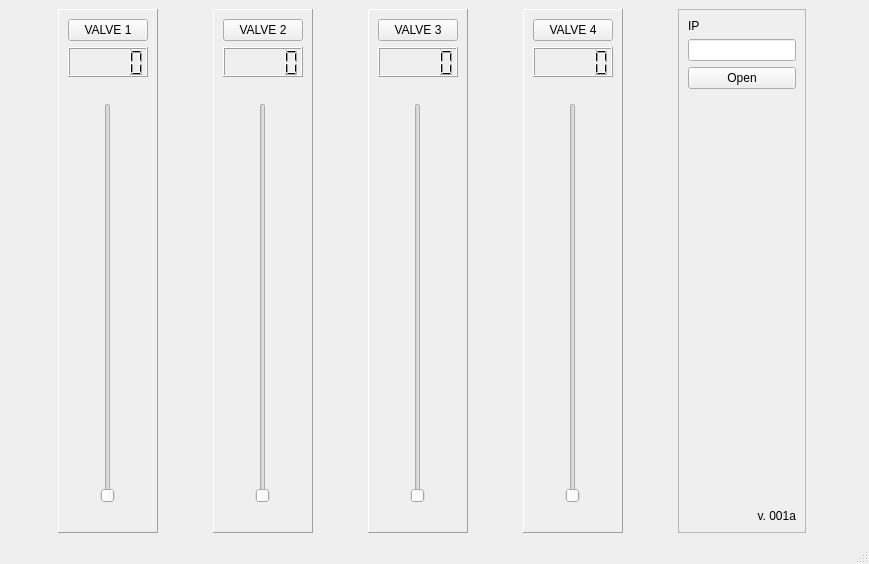
<?xml version="1.0" encoding="UTF-8"?>
<ui version="4.0">
 <class>MainWindow</class>
 <widget class="QMainWindow" name="MainWindow">
  <property name="enabled">
   <bool>true</bool>
  </property>
  <property name="geometry">
   <rect>
    <x>0</x>
    <y>0</y>
    <width>869</width>
    <height>564</height>
   </rect>
  </property>
  <property name="sizePolicy">
   <sizepolicy hsizetype="Fixed" vsizetype="Fixed">
    <horstretch>0</horstretch>
    <verstretch>0</verstretch>
   </sizepolicy>
  </property>
  <property name="windowTitle">
   <string>Valve monster comander</string>
  </property>
  <widget class="QWidget" name="centralwidget">
   <property name="sizePolicy">
    <sizepolicy hsizetype="Fixed" vsizetype="Fixed">
     <horstretch>0</horstretch>
     <verstretch>0</verstretch>
    </sizepolicy>
   </property>
   <layout class="QHBoxLayout" name="horizontalLayout_5">
    <item>
     <widget class="QFrame" name="vlv1_frame">
      <property name="enabled">
       <bool>true</bool>
      </property>
      <property name="sizePolicy">
       <sizepolicy hsizetype="Fixed" vsizetype="Preferred">
        <horstretch>0</horstretch>
        <verstretch>0</verstretch>
       </sizepolicy>
      </property>
      <property name="frameShape">
       <enum>QFrame::Panel</enum>
      </property>
      <property name="frameShadow">
       <enum>QFrame::Raised</enum>
      </property>
      <layout class="QVBoxLayout" name="verticalLayout">
       <item>
        <widget class="QPushButton" name="vlv1_button">
         <property name="text">
          <string>VALVE 1</string>
         </property>
        </widget>
       </item>
       <item>
        <widget class="QLCDNumber" name="vlv1_lcdNumber">
         <property name="sizePolicy">
          <sizepolicy hsizetype="Minimum" vsizetype="Fixed">
           <horstretch>0</horstretch>
           <verstretch>0</verstretch>
          </sizepolicy>
         </property>
         <property name="minimumSize">
          <size>
           <width>0</width>
           <height>30</height>
          </size>
         </property>
         <property name="font">
          <font>
           <pointsize>25</pointsize>
           <weight>50</weight>
           <bold>false</bold>
          </font>
         </property>
        </widget>
       </item>
       <item>
        <spacer name="horizontalSpacer_2">
         <property name="orientation">
          <enum>Qt::Horizontal</enum>
         </property>
         <property name="sizeHint" stdset="0">
          <size>
           <width>72</width>
           <height>20</height>
          </size>
         </property>
        </spacer>
       </item>
       <item>
        <layout class="QHBoxLayout" name="horizontalLayout">
         <item>
          <widget class="QSlider" name="vlv1_verticalSlider">
           <property name="enabled">
            <bool>true</bool>
           </property>
           <property name="orientation">
            <enum>Qt::Vertical</enum>
           </property>
          </widget>
         </item>
        </layout>
       </item>
       <item>
        <spacer name="horizontalSpacer">
         <property name="orientation">
          <enum>Qt::Horizontal</enum>
         </property>
         <property name="sizeHint" stdset="0">
          <size>
           <width>72</width>
           <height>20</height>
          </size>
         </property>
        </spacer>
       </item>
      </layout>
     </widget>
    </item>
    <item>
     <widget class="QFrame" name="vlv2_frame">
      <property name="sizePolicy">
       <sizepolicy hsizetype="Fixed" vsizetype="Preferred">
        <horstretch>0</horstretch>
        <verstretch>0</verstretch>
       </sizepolicy>
      </property>
      <property name="frameShape">
       <enum>QFrame::Panel</enum>
      </property>
      <property name="frameShadow">
       <enum>QFrame::Raised</enum>
      </property>
      <layout class="QVBoxLayout" name="verticalLayout_2">
       <item>
        <widget class="QPushButton" name="vlv2_button">
         <property name="text">
          <string>VALVE 2</string>
         </property>
        </widget>
       </item>
       <item>
        <widget class="QLCDNumber" name="vlv2_lcdNumber">
         <property name="minimumSize">
          <size>
           <width>0</width>
           <height>30</height>
          </size>
         </property>
        </widget>
       </item>
       <item>
        <spacer name="horizontalSpacer_3">
         <property name="orientation">
          <enum>Qt::Horizontal</enum>
         </property>
         <property name="sizeHint" stdset="0">
          <size>
           <width>72</width>
           <height>20</height>
          </size>
         </property>
        </spacer>
       </item>
       <item>
        <layout class="QHBoxLayout" name="horizontalLayout_2">
         <item>
          <widget class="QSlider" name="vlv2_verticalSlider">
           <property name="orientation">
            <enum>Qt::Vertical</enum>
           </property>
          </widget>
         </item>
        </layout>
       </item>
       <item>
        <spacer name="horizontalSpacer_4">
         <property name="orientation">
          <enum>Qt::Horizontal</enum>
         </property>
         <property name="sizeHint" stdset="0">
          <size>
           <width>72</width>
           <height>20</height>
          </size>
         </property>
        </spacer>
       </item>
      </layout>
     </widget>
    </item>
    <item>
     <widget class="QFrame" name="vlv3_frame">
      <property name="sizePolicy">
       <sizepolicy hsizetype="Fixed" vsizetype="Preferred">
        <horstretch>0</horstretch>
        <verstretch>0</verstretch>
       </sizepolicy>
      </property>
      <property name="frameShape">
       <enum>QFrame::Panel</enum>
      </property>
      <property name="frameShadow">
       <enum>QFrame::Raised</enum>
      </property>
      <layout class="QVBoxLayout" name="verticalLayout_3">
       <item>
        <widget class="QPushButton" name="vlv3_button">
         <property name="text">
          <string>VALVE 3</string>
         </property>
        </widget>
       </item>
       <item>
        <widget class="QLCDNumber" name="vlv3_lcdNumber">
         <property name="minimumSize">
          <size>
           <width>0</width>
           <height>30</height>
          </size>
         </property>
        </widget>
       </item>
       <item>
        <spacer name="horizontalSpacer_5">
         <property name="orientation">
          <enum>Qt::Horizontal</enum>
         </property>
         <property name="sizeHint" stdset="0">
          <size>
           <width>72</width>
           <height>20</height>
          </size>
         </property>
        </spacer>
       </item>
       <item>
        <layout class="QHBoxLayout" name="horizontalLayout_3">
         <item>
          <widget class="QSlider" name="vlv3_verticalSlider">
           <property name="orientation">
            <enum>Qt::Vertical</enum>
           </property>
          </widget>
         </item>
        </layout>
       </item>
       <item>
        <spacer name="horizontalSpacer_6">
         <property name="orientation">
          <enum>Qt::Horizontal</enum>
         </property>
         <property name="sizeHint" stdset="0">
          <size>
           <width>72</width>
           <height>20</height>
          </size>
         </property>
        </spacer>
       </item>
      </layout>
     </widget>
    </item>
    <item>
     <widget class="QFrame" name="vlv4_frame">
      <property name="sizePolicy">
       <sizepolicy hsizetype="Fixed" vsizetype="Preferred">
        <horstretch>0</horstretch>
        <verstretch>0</verstretch>
       </sizepolicy>
      </property>
      <property name="frameShape">
       <enum>QFrame::Panel</enum>
      </property>
      <property name="frameShadow">
       <enum>QFrame::Raised</enum>
      </property>
      <layout class="QVBoxLayout" name="verticalLayout_4">
       <item>
        <widget class="QPushButton" name="vlv4_button">
         <property name="text">
          <string>VALVE 4</string>
         </property>
        </widget>
       </item>
       <item>
        <widget class="QLCDNumber" name="vlv4_lcdNumber">
         <property name="minimumSize">
          <size>
           <width>0</width>
           <height>30</height>
          </size>
         </property>
        </widget>
       </item>
       <item>
        <spacer name="horizontalSpacer_7">
         <property name="orientation">
          <enum>Qt::Horizontal</enum>
         </property>
         <property name="sizeHint" stdset="0">
          <size>
           <width>72</width>
           <height>20</height>
          </size>
         </property>
        </spacer>
       </item>
       <item>
        <layout class="QHBoxLayout" name="horizontalLayout_4">
         <item>
          <widget class="QSlider" name="vlv4_verticalSlider">
           <property name="orientation">
            <enum>Qt::Vertical</enum>
           </property>
          </widget>
         </item>
        </layout>
       </item>
       <item>
        <spacer name="horizontalSpacer_8">
         <property name="orientation">
          <enum>Qt::Horizontal</enum>
         </property>
         <property name="sizeHint" stdset="0">
          <size>
           <width>72</width>
           <height>20</height>
          </size>
         </property>
        </spacer>
       </item>
      </layout>
     </widget>
    </item>
    <item>
     <widget class="QFrame" name="op_frame">
      <property name="sizePolicy">
       <sizepolicy hsizetype="Fixed" vsizetype="Preferred">
        <horstretch>0</horstretch>
        <verstretch>0</verstretch>
       </sizepolicy>
      </property>
      <property name="frameShape">
       <enum>QFrame::StyledPanel</enum>
      </property>
      <property name="frameShadow">
       <enum>QFrame::Raised</enum>
      </property>
      <layout class="QVBoxLayout" name="verticalLayout_5">
       <item>
        <widget class="QLabel" name="ip_label">
         <property name="sizePolicy">
          <sizepolicy hsizetype="Fixed" vsizetype="Fixed">
           <horstretch>0</horstretch>
           <verstretch>0</verstretch>
          </sizepolicy>
         </property>
         <property name="text">
          <string>IP</string>
         </property>
        </widget>
       </item>
       <item>
        <widget class="QLineEdit" name="ip_lineEdit"/>
       </item>
       <item>
        <widget class="QPushButton" name="opbtn_pushButton">
         <property name="text">
          <string>Open</string>
         </property>
        </widget>
       </item>
       <item>
        <spacer name="verticalSpacer">
         <property name="orientation">
          <enum>Qt::Vertical</enum>
         </property>
         <property name="sizeHint" stdset="0">
          <size>
           <width>20</width>
           <height>40</height>
          </size>
         </property>
        </spacer>
       </item>
       <item>
        <widget class="QLabel" name="vrs_label">
         <property name="layoutDirection">
          <enum>Qt::RightToLeft</enum>
         </property>
         <property name="text">
          <string>v. 001a</string>
         </property>
         <property name="alignment">
          <set>Qt::AlignRight|Qt::AlignTrailing|Qt::AlignVCenter</set>
         </property>
        </widget>
       </item>
      </layout>
     </widget>
    </item>
   </layout>
  </widget>
  <widget class="QStatusBar" name="statusbar"/>
 </widget>
 <resources/>
 <connections/>
</ui>
